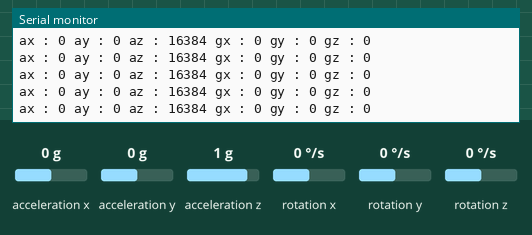
Simulated run of this sketch. Board: ESP32. Shown: the last lines printed to the serial monitor. The test bench sets the inputs (shaded band); at power-on: acceleration x 0 g, acceleration y 0 g, acceleration z 1 g, rotation x 0 °/s, rotation y 0 °/s, rotation z 0 °/s. WiFi joins after 1.5 s; servers stay silent unless stated; no MQTT or app messages arrive unless stated.

Above: at 2.7 s.
2.8 s: acceleration x set to -1.4 g
At 3.9 s:
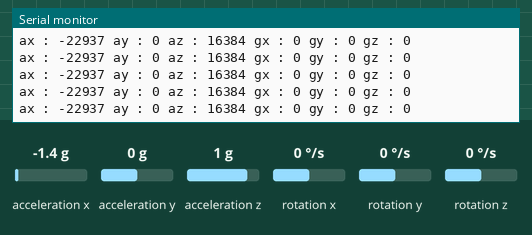
4.3 s: acceleration y set to -1.4 g
At 5.4 s:
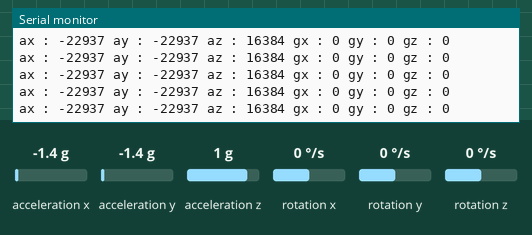
5.8 s: acceleration z set to -1.4 g
At 6.9 s:
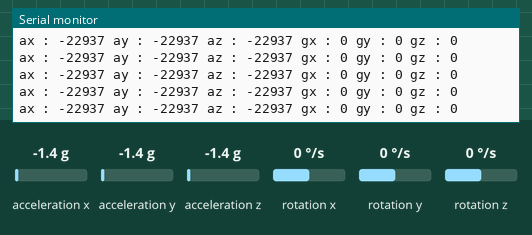
7.3 s: rotation x set to -192 °/s
At 8.4 s:
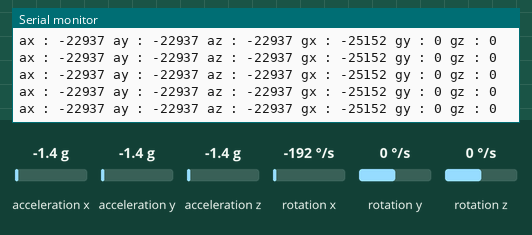
8.8 s: rotation y set to -192 °/s
At 9.9 s:
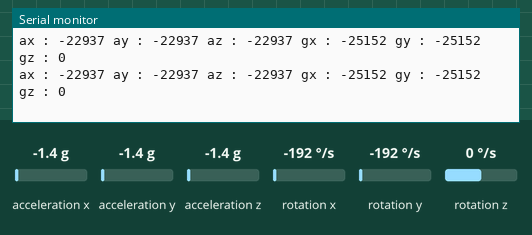

Measured:
- after the input at 2.8 s, the serial monitor: prints a new line at once (image 1)
- after the input at 4.3 s, the serial monitor: prints a new line at once (image 2)
- after the input at 5.8 s, the serial monitor: prints a new line at once (image 3)
- after the input at 7.3 s, the serial monitor: prints a new line at once (image 4)
- after the input at 8.8 s, the serial monitor: prints a new line at once (image 5)

The sketch:

mqttWindi.ino
```cpp
/*********
  Rui Santos
  Complete project details at https://randomnerdtutorials.com
*********/

#include <WiFi.h>
#include <PubSubClient.h>
#include <Wire.h>
#include "I2Cdev.h"
#include "MPU6050.h"
#define OUTPUT_READABLE_ACCELGYRO

// Replace the next variables with your SSID/Password combination
const char* ssid = "WINWIN";
const char* password = "Second2019";

// Add your MQTT Broker IP address, example:
const char* mqtt_server = "192.168.88.11";

int16_t ax, ay, az;
int16_t gx, gy, gz;
MPU6050 accelgyro;

WiFiClient espClient;
PubSubClient client(espClient);
long lastMsg = 0;
char msg[50];
int value = 0;
void setup_wifi() {
  delay(10);
  // We start by connecting to a WiFi network
  Serial.println();
  Serial.print("Connecting to ");
  Serial.println(ssid);

  WiFi.begin(ssid, password);

  while (WiFi.status() != WL_CONNECTED) {
    delay(500);
    Serial.print(".");
  }

  Serial.println("");
  Serial.println("WiFi connected");
  Serial.println("IP address: ");
  Serial.println(WiFi.localIP());
}

void setup() {
  Serial.begin(115200);
  setup_wifi();

  // verify connection
  Serial.println("Testing device connections...");
  Serial.println(accelgyro.testConnection() ? "MPU6050 connection successful" : "MPU6050 connection failed");
  #if I2CDEV_IMPLEMENTATION == I2CDEV_ARDUINO_WIRE
      Wire.begin();
  #elif I2CDEV_IMPLEMENTATION == I2CDEV_BUILTIN_FASTWIRE
      Fastwire::setup(400, true);
  #endif
  // initialize device
  Serial.println("Initializing I2C devices...");
  accelgyro.initialize();

  client.setServer(mqtt_server, 1883);
//  client.setCallback(callback);
}


void reconnect() {
  // Loop until we're reconnected
  while (!client.connected()) {
    Serial.print("Attempting MQTT connection...");
    // Attempt to connect
    if (client.connect("MPU6050" , "Winwin", "Windy23062002")) {
      Serial.println("connected");
    } else {
      Serial.print("failed, rc=");
      Serial.print(client.state());
      Serial.println(" try again in 5 seconds");
      // Wait 5 seconds before retrying
      delay(5000);
    }
  }
}
void loop() {
  accelgyro.getMotion6(&ax, &ay, &az, &gx, &gy, &gz); //dapetin nilai gyro
  if (!client.connected()) {
    reconnect();
  }
  client.loop();

//  long now = millis();
//  if (now - lastMsg > 5000) {
//    lastMsg = now;

    accelgyro.getMotion6(&ax, &ay, &az, &gx, &gy, &gz); //dapetin nilai gyro

    // Publish nilai IMU
    client.publish("MPU/AX", String(ax).c_str(), true);
    client.publish("MPU/AY", String(ay).c_str(), true);
    client.publish("MPU/AZ", String(az).c_str(), true);
    client.publish("MPU/GX", String(gx).c_str(), true);
    client.publish("MPU/GY", String(gy).c_str(), true);
    client.publish("MPU/GZ", String(gz).c_str(), true);

    // Nampilin nilai IMU
    Serial.print("ax : "); Serial.print(ax); Serial.print(" ");
    Serial.print("ay : "); Serial.print(ay); Serial.print(" ");
    Serial.print("az : "); Serial.print(az); Serial.print(" ");
    Serial.print("gx : "); Serial.print(gx); Serial.print(" ");
    Serial.print("gy : "); Serial.print(gy); Serial.print(" ");
    Serial.print("gz : "); Serial.println(gz);
//  }/1
}
```
